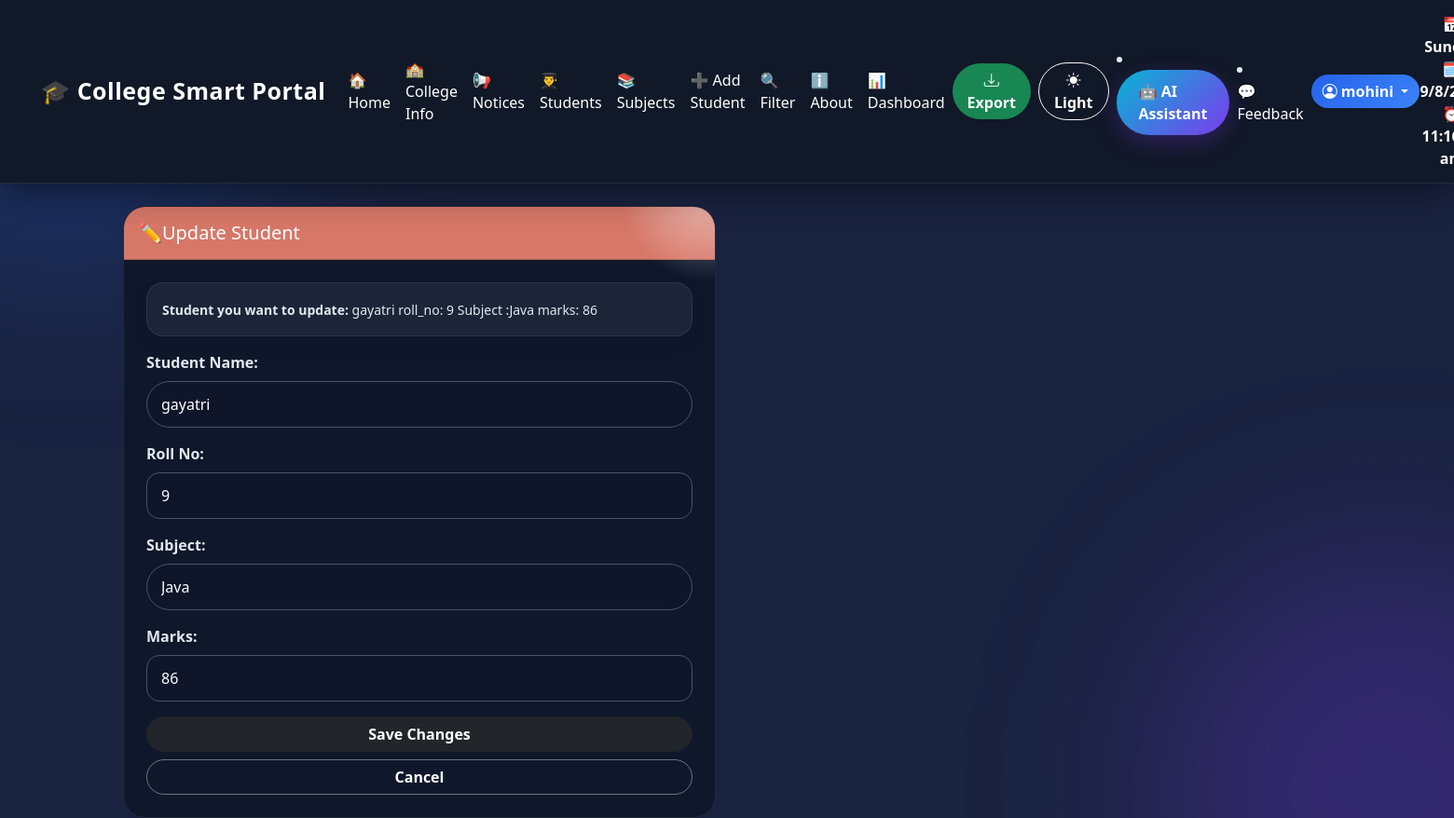
Page /edit/37 (signed in) on the committed database.
### tables this page shows
CREATE TABLE stud (
            id INTEGER PRIMARY KEY AUTOINCREMENT,
            name TEXT NOT NULL,
            roll_no INTEGER NOT NULL,
            marks INTEGER NOT NULL
        , Subject TEXT, photo TEXT);

### app.py (the view, shortened to what this page needs)
@app.route('/edit/<int:id>', methods=['GET', 'POST'])
def edit_student(id):
   if session.get('role') !='admin':
        flash("Admins only..! You do not have permission","danger")
        return redirect(url_for('home'))
   conn = get_db(MOHINI_DB)
   student = conn.execute(
        "SELECT * FROM stud WHERE id=?",
        (id,)
    ).fetchone()
   conn.close()
   return render_template('edit_students.html', student=student)

### database.py (called while the page is built)
def get_db(MOHINI_DB):
    conn = sqlite3.connect(MOHINI_DB)
    conn.row_factory = sqlite3.Row
    return conn

### templates/edit_students.html (shortened to what this page needs)
{% extends "base.html" %}
{% block content %}
<div class="row" justify-content center>
<div class="col-md-6">
<div class="card shadow-sm ">
    <div class="card-header py-3" style="background-color: #d77768;">
        <h5 class="mb-0 text-white">
            ✏️Update Student
        </h5>
    </div>
    <div class="card-body p-4">
        <div class="alert alert-danger" py-2 mb-4>
            <small>
                <strong>Student you want to update: </strong>
                {{ student['name'] }}
                roll_no: {{student['roll_no']}}
                Subject :{{student['Subject']}}
                marks: {{ student['marks'] }}
            </small>
        </div>
        <form action="{{ url_for('edit_student', id=student['id']) }}"
      method="POST">
    <div class="mb-3">
        <label class="form-label fw-bold">Student Name:</label>
        <input required
               name="name"
               class="form-control"
               type="text"
               value="{{ student['name'] }}">
    </div>
    <div class="mb-3">
        <label class="form-label fw-bold">Roll No:</label>
        <input required
               name="roll_no"
               class="form-control"
               type="number"
               value="{{ student['roll_no'] }}">
    </div>
    <div class="mb-3">
        <label class="form-label fw-bold">Subject:</label>
        <input required
               name="Subject"
               class="form-control"
               type="text"
               value="{{ student['Subject'] }}">
    </div>
    <div class="mb-3">
        <label class="form-label fw-bold">Marks:</label>
        <input required
               name="marks"
               class="form-control"
               type="number"
               value="{{ student['marks'] }}">
    </div>
    <div class="d-grid">
        <button type="submit" class="btn btn-dark fw-bold">
            Save Changes
        </button>
        <a href="{{ url_for('students') }}"
           class="btn btn-outline-secondary mt-2">
            Cancel
        </a>
    </div>
</form>
    </div>
</div>
</div>
</div>
</div>
{% endblock %}

### rows in the picture
stud: name "gayatri", roll_no "9", Subject "Java", marks "86"

### other values in the picture
{{ session['username'] if session.get('username') else 'Create Account' }} "mohini"
